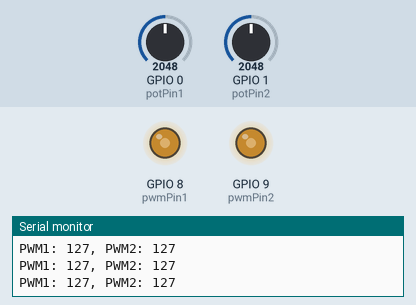
A program run on a simulated ESP32-C3. Parts: output pins drawn as LEDs (lit = HIGH), the last lines printed to the serial monitor. The test bench sets the inputs (shaded band); at power-on: GPIO 0 (potPin1) = 2048, GPIO 1 (potPin2) = 2048.

Above: at 1.2 s.
1.3 s: GPIO 0 (potPin1) set to 2866
At 2.3 s:
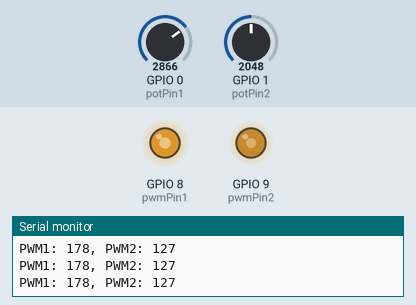
2.8 s: GPIO 1 (potPin2) set to 2866
At 3.5 s:
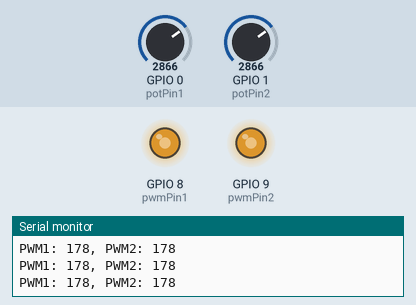
4.3 s: GPIO 0 (potPin1) set to 3603
At 4.7 s:
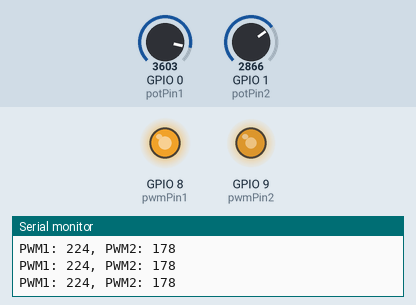
5.8 s: GPIO 1 (potPin2) set to 3603
At 7.0 s:
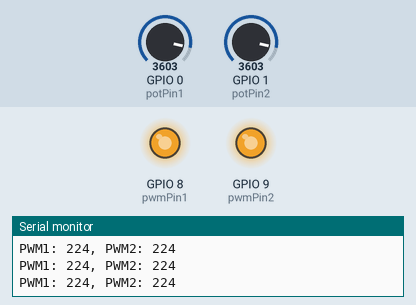
7.3 s: GPIO 0 (potPin1) set to 2047
At 8.3 s:
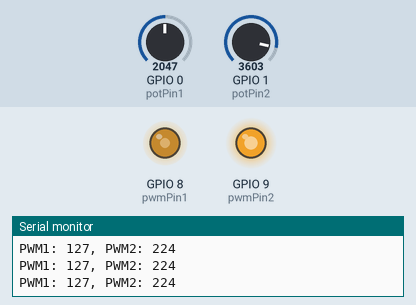
8.8 s: GPIO 1 (potPin2) set to 491
At 9.5 s:
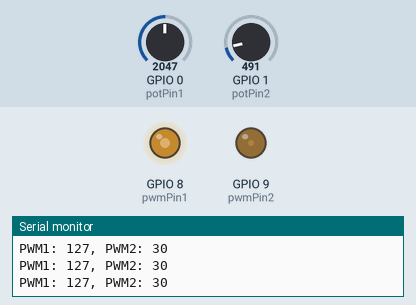
Timing chart, 0 to 11.3 s (numbered marks = the images above; inputs shaded):
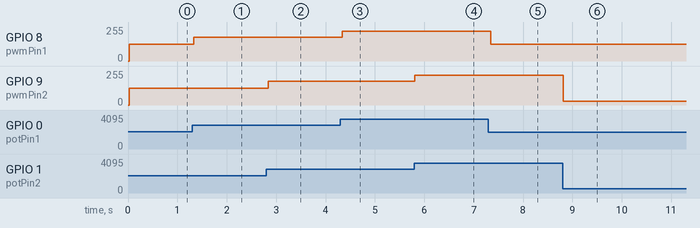

The program:

main.cpp
```cpp
#include <Arduino.h>

// PWM configuration
const int pwmFreq = 40000;      // 40 kHz for minimal flicker
const int pwmResolution = 8;    // 8-bit resolution (0-255)
const int pwmChannel1 = 0;
const int pwmChannel2 = 1;

// Pin assignments
const int pwmPin1 = 8;          // Output PWM pin 1
const int pwmPin2 = 9;          // Output PWM pin 2
const int potPin1 = 0;         // Analog input pin for potentiometer 1
const int potPin2 = 1;         // Analog input pin for potentiometer 2

void setup() {
  // Configure PWM channels
  ledcSetup(pwmChannel1, pwmFreq, pwmResolution);
  ledcSetup(pwmChannel2, pwmFreq, pwmResolution);

  // Attach PWM channels to pins
  ledcAttachPin(pwmPin1, pwmChannel1);
  ledcAttachPin(pwmPin2, pwmChannel2);

  // Initialize serial for debugging (optional)
  Serial.begin(115200);
}

int medianAnalogRead(int pin, int samples = 5) {
  int values[5];
  for (int i = 0; i < samples; i++) {
    values[i] = analogRead(pin);
    delay(2); // Small delay between samples
  }
  // Simple bubble sort for small arrays
  for (int i = 0; i < samples - 1; i++) {
    for (int j = i + 1; j < samples; j++) {
      if (values[j] < values[i]) {
        int temp = values[i];
        values[i] = values[j];
        values[j] = temp;
      }
    }
  }
  return values[samples / 2]; // Median value
}

void loop() {
  // Median filter for potentiometer readings
  int potValue1 = medianAnalogRead(potPin1);
  int potValue2 = medianAnalogRead(potPin2);

  // Map to PWM range (0-255)
  int pwmValue1 = map(potValue1, 10, 4095, 0, 255);
  int pwmValue2 = map(potValue2, 10, 4095, 0, 255);

  // Set PWM duty cycle
  ledcWrite(pwmChannel1, pwmValue1);
  ledcWrite(pwmChannel2, pwmValue2);

  // Optional: print values for debugging
  Serial.printf("PWM1: %d, PWM2: %d\n", pwmValue1, pwmValue2);

  delay(10); // Small delay for stability
}
```

Measured:
- after the input at 1.3 s, GPIO 8 (pwmPin1): 127/255 → 177/255 at once
- after the input at 2.8 s, GPIO 9 (pwmPin2): 127/255 → 177/255 at once
- after the input at 4.3 s, GPIO 8 (pwmPin1): 177/255 → 223/255 at once
- after the input at 5.8 s, GPIO 9 (pwmPin2): 177/255 → 223/255 at once
- after the input at 7.3 s, GPIO 8 (pwmPin1): 223/255 → 127/255 at once
- after the input at 8.8 s, GPIO 9 (pwmPin2): 223/255 → 30/255 at once
